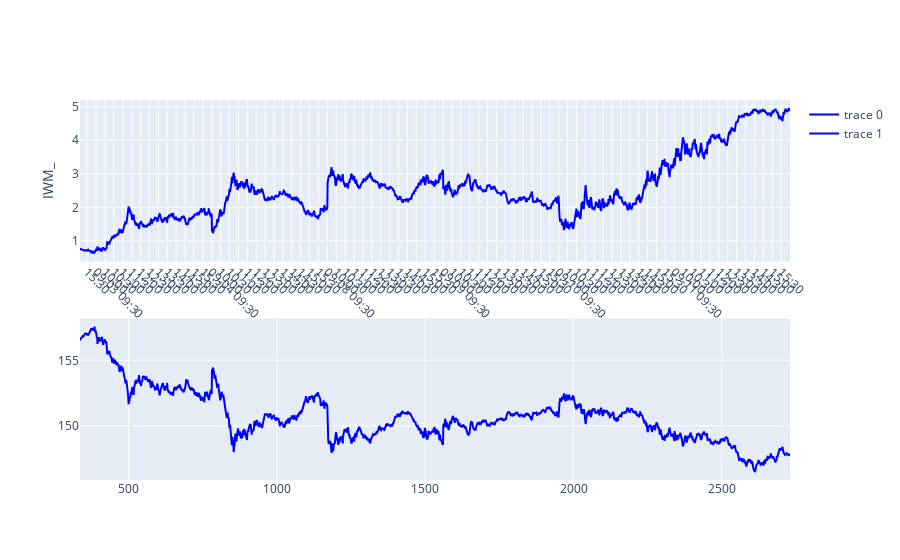

Here is the notebook cell this chart was saved with:
### Markdown cell above
## Method: Change time to integers, then provide custom axis labels

### Code cell
import plotly.graph_objects as go
from plotly.subplots import make_subplots

MARKET_DAY_MINUTES = (6 * 60 + 30)
MARKET_DAY_START = (9 * 60 + 30)
TICK_SPACING = 30

TICK_OFFSET = 0


def show_graphs( dfs ):
    
    fig = make_subplots(rows = len(dfs),cols = 1,shared_xaxes=False)

    hoverdata = []
    
    tickpos = []
    ticktext = []
    indexes = []
    trace = []

    
    for plotnum,dfn in enumerate(dfs):
        
        
        df = dfn.copy()
        
        col_name = df.columns[-1]


        def convert_time_to_minute_index(df,date,day_num):
    
            day_base = day_num * MARKET_DAY_MINUTES 
    
            df_date = df[df['time'].apply(lambda x: x.date() == date)].copy()
    
            df_date['time'] = df_date['time'].apply( lambda x: x.time().hour * 60 + x.time().minute)

            df_date['time'] = df_date['time'] - MARKET_DAY_START + day_base
    
            return list(df_date['time'])

        def get_axis_ticks(date,day_num,offset):
    
            tickpos = []
            ticktext = []
        
            day_base = day_num * MARKET_DAY_MINUTES
        
            day_ticks = [ x for x in range(0,MARKET_DAY_MINUTES)]
        
            for i,day_tick in enumerate(day_ticks):
                if not day_tick % TICK_SPACING:
                    tickpos.append(i + day_base + TICK_OFFSET)
                    day_minute = day_tick + MARKET_DAY_START
                    hour = int(day_minute/60)
                    t = time( hour,day_minute - hour*60)
                    t = datetime.combine(date,t)
                
                    if not i:
                        if not day_num:
                            ticktext.append(t.strftime("%Y-%m-%d %H:%M"))
                        else:
                            ticktext.append(t.strftime("%m-%d %H:%M"))
                    else:
                        ticktext.append(t.strftime("%H:%M"))
                    
            return tickpos,ticktext

        indexes.append([])
        
        tickpos.append([])
        ticktext.append([])
        hoverdata.append([])

        hoverdata[plotnum].append(df['time'].apply(lambda x: x.strftime("%H:%M")))
        

        offset_time = df['time'].iloc[0].time()
        offset = offset_time.hour * 60 + offset_time.minute - MARKET_DAY_START

        dates = df['time'].apply(lambda x: x.date()).unique()
        for i,date in enumerate(dates):
            minute_index = convert_time_to_minute_index(df,date,i)
            indexes[plotnum].extend(minute_index)
            pos,text = get_axis_ticks(date,i,offset)
            tickpos[plotnum].extend(pos.copy())
            ticktext[plotnum].extend(text.copy())
    
        df['time'] = indexes[plotnum]

#        trace = go.Figure(data=[go.Scatter(x=df['time'],y=df['close'],
#                                     #customdata=customdata,
#                                     #hovertemplate='z1:%{customdata[0]:.3f}',
#                                     hovertext = hoverdata,
#                                     hoverlabel=dict(namelength=0),
#                                     hovertemplate='%{hovertext}<br>%{x}<br>%{y:.2f}',
#                                     #mode='lines',  # without mode, defaults to line+markers
#                                     line_color = 'blue')])
        
        trace.append(go.Scatter(x=df['time'],y=df[col_name],
                                     #customdata=customdata,
                                     #hovertemplate='z1:%{customdata[0]:.3f}',
                                     hovertext = hoverdata[plotnum],
                                     hoverlabel=dict(namelength=0),
                                     hovertemplate='%{hovertext[plotnum]}<br>%{x}<br>%{y:.2f}',
                                     #mode='lines',  # without mode, defaults to line+markers
                                     line_color = 'blue'))



#        trace.update_layout(yaxis_title='AAPL Stock',
#                     xaxis = dict(tickangle = 45,
#                                 tickmode = 'array',
#                                  tickvals = tickpos,
#                                 ticktext = ticktext))
        
        fig.append_trace(trace[plotnum],row = plotnum+1,col =1)
        
        sym = df.iloc[0]['symbol']
        
        fig.update_layout(yaxis_title=sym,xaxis = dict(tickangle = 45,
                        tickmode = 'array',
                        tickvals = tickpos[plotnum],
                        ticktext = ticktext[plotnum]))
        
        #trace.show()
        

    fig.show()
    

data = {'time':[datetime(2020,2,3,10,0),
                datetime(2020,2,3,10,15),
                datetime(2020,2,3,11,22),
                datetime(2020,2,3,13,10),
                
                datetime(2020,2,4,9,31),
                datetime(2020,2,4,13,30),
                datetime(2020,2,4,14,24),
                datetime(2020,2,4,16,0),
                
                datetime(2020,2,5,9,31),
                datetime(2020,2,5,11,22),
                datetime(2020,2,5,13,50),
                datetime(2020,2,5,16,00)
               ],
        
        'close':[1,2,3,4,5,6,7,8,9,10,11,12]}

#df = pd.DataFrame(data)

df = trades[200]



show_graphs([df.bars_premium,df.bars_underlying])

### Figure 1 — Plotly figure (JSON) as saved in the notebook; plotly's stock layout.template omitted (floating-point values rounded to 4 significant figures; data arrays with more than 128 entries replaced by an {"elided": "..."} marker saying what was removed)
{"data": [{"hoverlabel": {"namelength": 0}, "hovertemplate": "%{hovertext[plotnum]}<br>%{x}<br>%{y:.2f}", "hovertext": ["0       15:06\n1       15:07\n2       15:08\n3       15:09\n4       15:10\n        ...  \n2390    15:56\n2391    15:57\n2392    15:58\n2393    15:59\n2394    16:00\nName: time, Length: 2395, dtype: object"], "line": {"color": "blue"}, "type": "scatter", "x": {"elided": "2395 int values"}, "xaxis": "x", "y": {"elided": "2395 float values"}, "yaxis": "y"}, {"hoverlabel": {"namelength": 0}, "hovertemplate": "%{hovertext[plotnum]}<br>%{x}<br>%{y:.2f}", "hovertext": ["0      15:06\n1      15:07\n2      15:08\n3      15:09\n4      15:10\n       ...  \n385    15:56\n386    15:57\n387    15:58\n388    15:59\n389    16:00\nName: time, Length: 2395, dtype: object"], "line": {"color": "blue"}, "type": "scatter", "x": {"elided": "2395 int values"}, "xaxis": "x2", "y": {"elided": "2395 float values"}, "yaxis": "y2"}], "layout": {"autosize": true, "xaxis": {"anchor": "y", "autorange": true, "domain": [0, 1], "range": [336, 2730], "tickangle": 45, "tickmode": "array", "ticktext": ["2020-09-02 09:30", "10:00", "10:30", "11:00", "11:30", "12:00", "12:30", "13:00", "13:30", "14:00", "14:30", "15:00", "15:30", "09-03 09:30", "10:00", "10:30", "11:00", "11:30", "12:00", "12:30", "13:00", "13:30", "14:00", "14:30", "15:00", "15:30", "09-04 09:30", "10:00", "10:30", "11:00", "11:30", "12:00", "12:30", "13:00", "13:30", "14:00", "14:30", "15:00", "15:30", "09-08 09:30", "10:00", "10:30", "11:00", "11:30", "12:00", "12:30", "13:00", "13:30", "14:00", "14:30", "15:00", "15:30", "09-09 09:30", "10:00", "10:30", "11:00", "11:30", "12:00", "12:30", "13:00", "13:30", "14:00", "14:30", "15:00", "15:30", "09-10 09:30", "10:00", "10:30", "11:00", "11:30", "12:00", "12:30", "13:00", "13:30", "14:00", "14:30", "15:00", "15:30", "09-11 09:30", "10:00", "10:30", "11:00", "11:30", "12:00", "12:30", "13:00", "13:30", "14:00", "14:30", "15:00", "15:30"], "tickvals": [0, 30, 60, 90, 120, 150, 180, 210, 240, 270, 300, 330, 360, 390, 420, 450, 480, 510, 540, 570, 600, 630, 660, 690, 720, 750, 780, 810, 840, 870, 900, 930, 960, 990, 1020, 1050, 1080, 1110, 1140, 1170, 1200, 1230, 1260, 1290, 1320, 1350, 1380, 1410, 1440, 1470, 1500, 1530, 1560, 1590, 1620, 1650, 1680, 1710, 1740, 1770, 1800, 1830, 1860, 1890, 1920, 1950, 1980, 2010, 2040, 2070, 2100, 2130, 2160, 2190, 2220, 2250, 2280, 2310, 2340, 2370, 2400, 2430, 2460, 2490, 2520, 2550, 2580, 2610, 2640, 2670, 2700], "type": "linear"}, "xaxis2": {"anchor": "y2", "autorange": true, "domain": [0, 1], "range": [336, 2730], "type": "linear"}, "yaxis": {"anchor": "x", "autorange": true, "domain": [0.575, 1], "range": [0.3842, 5.201], "title": {"text": "IWM_"}, "type": "linear"}, "yaxis2": {"anchor": "x2", "autorange": true, "domain": [0, 0.425], "range": [145.9, 158.2], "type": "linear"}}}
